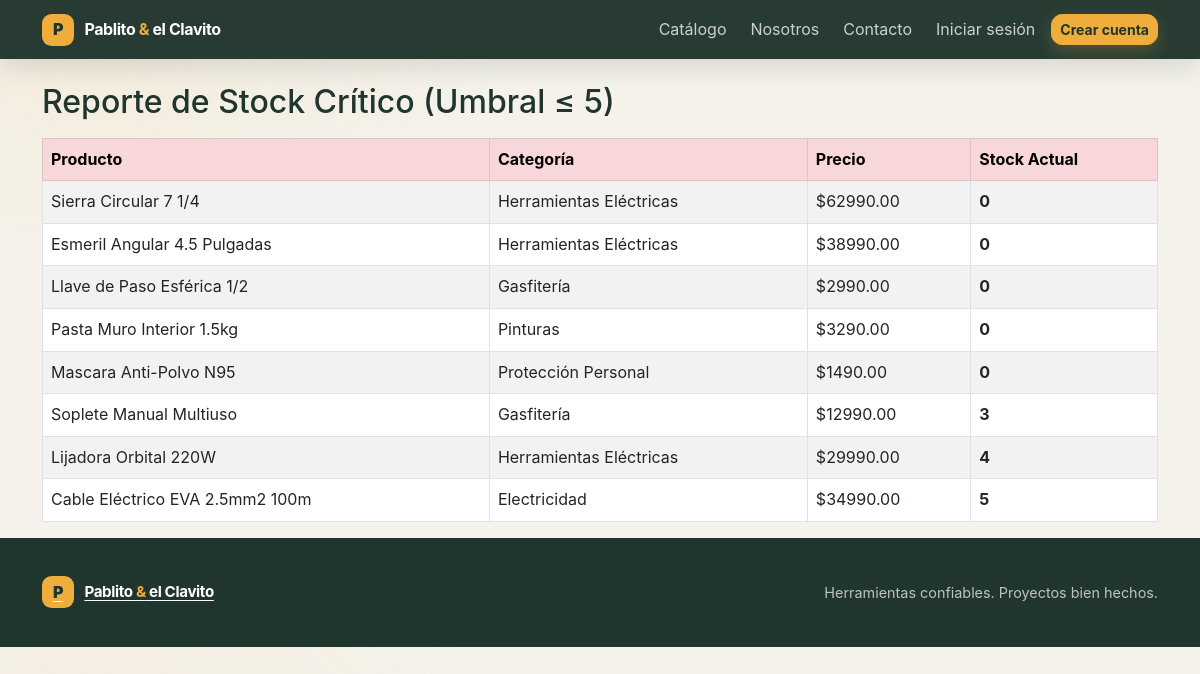
Screenshot of /reportes/umbral/ with the database file from the repository.
### ferreteria/models.py (models this page shows, shortened)
class Producto(models.Model):
    nombre = models.CharField(max_length=150)
    stock = models.PositiveIntegerField(default=0)
    precio = models.DecimalField(max_length=10, decimal_places=2, max_digits=10)
    categoria = models.ForeignKey(Categoria, on_delete=models.CASCADE, related_name='productos')
    imagen = models.URLField(max_length=500, blank=True, null=True)

class Categoria(models.Model):
    nombre = models.CharField(max_length=100)
    def __str__(self):
        return self.nombre

### ferreteria/views.py (the view)
# urls.py: path('reportes/umbral/', views.reporte_umbral, name='reporte_umbral'),
def reporte_umbral(request):
    stock_critico = Producto.objects.filter(stock__lte=5).order_by('stock')
    return render(request, 'reporte_umbral.html', {'productos': stock_critico})

### ferreteria/templates/reporte_umbral.html
{% extends 'base.html' %}
{% block content %}
<div class="container mt-4">
    <h2>Reporte de Stock Crítico (Umbral ≤ 5)</h2>
    <table class="table table-striped table-bordered mt-3">
        <thead class="table-danger">
            <tr>
                <th>Producto</th>
                <th>Categoría</th>
                <th>Precio</th>
                <th>Stock Actual</th>
            </tr>
        </thead>
        <tbody>
            {% for producto in productos %}
            <tr>
                <td>{{ producto.nombre }}</td>
                <td>{{ producto.categoria }}</td>
                <td>${{ producto.precio }}</td>
                <td><strong>{{ producto.stock }}</strong></td>
            </tr>
            {% empty %}
            <tr>
                <td colspan="4" class="text-center text-muted">No hay productos con stock crítico.</td>
            </tr>
            {% endfor %}
        </tbody>
    </table>
</div>
{% endblock %}

### ferreteria/static/ferreteria/site.css (style rules this page uses)
:root { --ink: #20352d; --muted: #68776f; --accent: #efad3b; --accent-dark: #d58e1a; --paper: #f4f2eb; --line: #e3e1d8; --green: #426c52; }
body { background: radial-gradient(ellipse at 8% 12%, rgb(239 173 59 / 7%), transparent 25rem), var(--paper); color: var(--ink); font-family: Inter, "Segoe UI", Arial, sans-serif; line-height: 1.6; }

### rows the page displays
Producto: nombre "Sierra Circular 7 1/4", categoria "Herramientas Eléctricas", precio "62990.00", stock "0"
Producto: nombre "Esmeril Angular 4.5 Pulgadas", categoria "Herramientas Eléctricas", precio "38990.00", stock "0"
Producto: nombre "Llave de Paso Esférica 1/2", categoria "Gasfitería", precio "2990.00", stock "0"
Producto: nombre "Pasta Muro Interior 1.5kg", categoria "Pinturas", precio "3290.00", stock "0"
Producto: nombre "Mascara Anti-Polvo N95", categoria "Protección Personal", precio "1490.00", stock "0"
Producto: nombre "Soplete Manual Multiuso", categoria "Gasfitería", precio "12990.00", stock "3"
Producto: nombre "Lijadora Orbital 220W", categoria "Herramientas Eléctricas", precio "29990.00", stock "4"
Producto: nombre "Cable Eléctrico EVA 2.5mm2 100m", categoria "Electricidad", precio "34990.00", stock "5"
